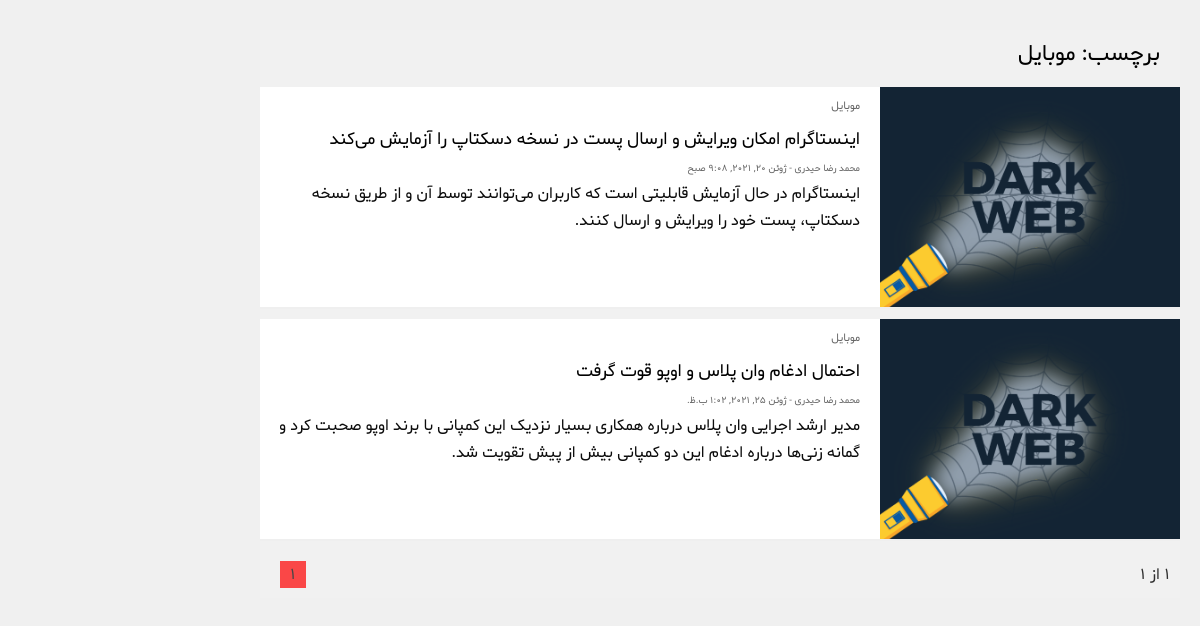
/posts/tag/موبایل, run on the app's committed database.
### zoomit_posts/models.py (models this page shows, shortened)
class Post(models.Model):
    title = models.CharField(max_length=255, verbose_name='عنوان')
    excerpt = models.CharField(max_length=255, null=True, verbose_name='چکیده')
    description = RichTextField(blank=True, null=True)
    image = models.ImageField(upload_to=upload_path, verbose_name='تصویر')
    author = models.ForeignKey(User, on_delete=models.CASCADE, verbose_name='نویسنده')
    issue_date = models.DateTimeField(auto_now_add=True)
    category = models.ForeignKey(Category, on_delete=models.DO_NOTHING, null=True)
    tags = models.ManyToManyField(Tag)
    views = models.IntegerField(default=0, editable=False)
    class Meta:
        verbose_name = 'پست'
        verbose_name_plural = 'پست ها'
    objects = PostManager()
    def get_absolute_url(self):
        return f'/post/{self.id}/{self.title.replace(" ","-")}'

### zoomit_categories/models.py (models this page shows, shortened)
class Category(models.Model):
    title = models.CharField(max_length=200, verbose_name='عنوان دسته بندی')
    slug = models.SlugField(max_length=200, verbose_name='عنوان در آدرس')
    class Meta:
        verbose_name = 'دسته بندی'
        verbose_name_plural = 'دسته بندی ها'
    def __str__(self):
        return self.title

### zoomit_posts/views.py (the view)
# urls.py: path('posts/tag/<tag_name>', PostListByTag.as_view()),
class PostListByTag(ListView):
    template_name = 'posts/posts_list.html'
    paginate_by = 6
    def get_queryset(self):
        tag_name = self.kwargs['tag_name']
        posts = Post.objects.get_posts_by_tag(tag_name)
        return posts
    def get_context_data(self, *args, object_list=None, **kwargs):
        context = super(PostListByTag, self).get_context_data(*args, **kwargs)
        tag_name = self.kwargs['tag_name']
        context['tag_name'] = f'برچسب: {tag_name}'
        context['page_title'] = tag_name
        return context

### zoomit_posts/models.py (called while the page is built)
    def get_posts_by_tag(self, tag_name):
        return self.get_queryset().filter(tags__title=tag_name).distinct()

### zoomit_posts/templates/posts/posts_list.html (shortened to what this page needs)
{% extends 'shared/_MainLayout.html' %}
{% load static %}
{% load render_partial %}
{% load jalali_tags %}
{% block style %}
<link rel="stylesheet" href="{% static 'css/category.css' %}">
{% endblock %}
{% block content %}
<section class="category-container">
        <section class="content">
            {% if request.path == '/list' %}
            {% else %}
            <div class="category-archive-main-title">
                {{ tag_name }}
            </div>
            {% endif %}
            <div class="archive-content">
                {% for post in page_obj %}
                <div class="archive-part">
                    <div class="archive-image-container">
                        <div class="img-cover img-archive" style="background-image: url({{ post.image }});"></div>
                    </div>
                    <div class="archive-context">
                        <div><p class="archive-category">{{ post.category }}</p></div>
                            <div><a class="archive-title" href="{{ post.get_absolute_url }}">{{ post.title }}</a></div>
                                <div><a class="info">{{ post.author.get_full_name }} - {{ post.issue_date|to_jalali:"%Y/%m/%d" }}</a></div>
                                    <div><p class="archive-text">{{ post.excerpt }}</p></div>
                    </div>
                </div>
                {% endfor %}
            </div>
            <div class="content-footer">
                <div class="page-numbers-text">
                    {{page_obj.number}} از {{ page_obj.paginator.num_pages }}
                </div>
                <div class="page-numbers">
                    <ul>
                        {% for page in paginator.page_range %}
                        <li
                           {% if page == page_obj.number %}
                           style="background-color: red"
                           {% endif %}
                        ><a href="
                        {% if request.path == '/posts/search' %}
                        ?q={{ request.GET.q }}&page={{ page }}
                        {%else%}
                        ?page={{ page }}
                        {% endif %}"
                        >{{ page }}</a></li>
                        {% endfor %}
                    </ul>
                </div>
            </div>
        </section>
        <section class="left-sidebar">
        </section>
    </section>
{% endblock %}

### static/css/main.css (style rules this page uses)
* { margin:0; padding: 0; font-family: 'Shabnam'; }
body { direction: rtl; background: #F0F0F0; font-size: 16px; width: 100%; }
.img-cover { display: block; background-size: cover; background-position: center center; width: 100%; height: 100%; }
.content { background-color: rgb(241, 241, 241); }
.content-footer { display: flex; justify-content: space-between; align-items: center; padding: 10px; }
.page-numbers ul li { display: inline-block; margin:0px 10px 0px 10px; padding: 0px 10px 0px 10px; opacity: 70%; }
.page-numbers-text { opacity: 80%; }

### static/css/category.css (style rules this page uses)
*, body { font-family: 'Shabnam' !important; }
.category-container { display: grid; grid-template-columns: 6fr 1.5fr; gap: 10px; }
.content { margin-top: 10px; }
.left-sidebar { margin-top: 10px; }
.category-archive-main-title { font-size: 1.4em; padding: 5px 20px; }
.archive-part { display: flex; justify-content: space-between; background-color: rgb(255, 255, 255); height: 220px; border-bottom: 2px solid rgba(218, 218, 218, 0.418); padding: 0px 10px; }
.archive-part .archive-category { font-size: 0.7em; opacity:60%; margin: 10px 0px; }
.archive-part .archive-title { font-size: 1.1em; }
.archive-part .info { font-size: 0.6em; opacity: 60%; }
.archive-part .archive-text { font-size: 1em; opacity: 95%; }
.img-archive { width: 50%; height: auto; margin-right: 20px; margin-left: 20px; }

### static/css/custom.css (style rules this page uses)
html { scroll-behavior: smooth; }
*, body { font-family: 'Shabnam', sans-serif !important; }
a { text-decoration: none !important; color: unset; }
.archive-title { text-decoration: none; }
.category-container { padding: 20px; }
.archive-part { justify-content: unset; display: grid !important; grid-template-columns: 2fr 4fr; grid-gap: 20px; }
.archive-part .archive-image-container { width: 100%; height: 100%; }
.archive-part .archive-image-container div { width: 100%; height: 100%; margin: 0; }
.img-archive { width: 40%; }
.left-sidebar { position: sticky; }
.archive-part { padding: 0; margin: 10px 0; min-height: 220px; }
.archive-part .archive-text { display: block; }

### data on the page
Post: image (picture), category "موبایل", title "اینستاگرام امکان ویرایش و ارسال پست در نسخه دسکتاپ را آزمایش می‌کند", author.get_full_name "محمد رضا حیدری", issue_date|to_jalali "ژوئن 20, 2021, 9:08 صبح", excerpt "اینستاگرام در حال آزمایش قابلیتی است که کاربران می‌توانند توسط آن و از طریق نسخه دسکتاپ، پست خود را ویرایش و ارسال کنند."
Post: image (picture), category "موبایل", title "احتمال ادغام وان پلاس و اوپو قوت گرفت", author.get_full_name "محمد رضا حیدری", issue_date|to_jalali "ژوئن 25, 2021, 1:02 ب.ظ.", excerpt "مدیر ارشد اجرایی وان پلاس درباره همکاری بسیار نزدیک این کمپانی با برند اوپو صحبت کرد و گمانه زنی‌ها درباره ادغام این دو کمپانی بیش از پیش تقویت شد."

### other printed values
{{ tag_name }} "برچسب: موبایل"
{{ page_obj.paginator.num_pages }} "1"
{{ page }} "1"
